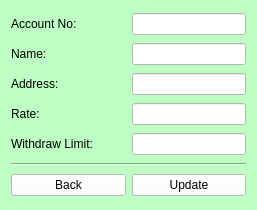
<?xml version="1.0" encoding="UTF-8"?>
<ui version="4.0">
 <class>ratelimit</class>
 <widget class="QWidget" name="ratelimit">
  <property name="geometry">
   <rect>
    <x>0</x>
    <y>0</y>
    <width>257</width>
    <height>210</height>
   </rect>
  </property>
  <property name="windowTitle">
   <string>Rate/Limit</string>
  </property>
  <property name="windowIcon">
   <iconset resource="resource.qrc">
    <normaloff>:/new/Resource/Login.png</normaloff>:/new/Resource/Login.png</iconset>
  </property>
  <property name="styleSheet">
   <string notr="true">background-color: rgb(190, 255, 195);</string>
  </property>
  <layout class="QVBoxLayout" name="verticalLayout">
   <item>
    <layout class="QHBoxLayout" name="horizontalLayout">
     <item>
      <widget class="QLabel" name="label">
       <property name="sizePolicy">
        <sizepolicy hsizetype="MinimumExpanding" vsizetype="Preferred">
         <horstretch>0</horstretch>
         <verstretch>0</verstretch>
        </sizepolicy>
       </property>
       <property name="text">
        <string>Account No:</string>
       </property>
      </widget>
     </item>
     <item>
      <widget class="QLineEdit" name="rate_acc_no">
       <property name="styleSheet">
        <string notr="true">background-color: rgb(255, 255, 255);</string>
       </property>
      </widget>
     </item>
    </layout>
   </item>
   <item>
    <layout class="QHBoxLayout" name="horizontalLayout_2">
     <item>
      <widget class="QLabel" name="label_2">
       <property name="sizePolicy">
        <sizepolicy hsizetype="MinimumExpanding" vsizetype="Preferred">
         <horstretch>0</horstretch>
         <verstretch>0</verstretch>
        </sizepolicy>
       </property>
       <property name="text">
        <string>Name:</string>
       </property>
      </widget>
     </item>
     <item>
      <widget class="QLineEdit" name="rate_name">
       <property name="styleSheet">
        <string notr="true">background-color: rgb(255, 255, 255);</string>
       </property>
      </widget>
     </item>
    </layout>
   </item>
   <item>
    <layout class="QHBoxLayout" name="horizontalLayout_3">
     <item>
      <widget class="QLabel" name="label_3">
       <property name="sizePolicy">
        <sizepolicy hsizetype="MinimumExpanding" vsizetype="Preferred">
         <horstretch>0</horstretch>
         <verstretch>0</verstretch>
        </sizepolicy>
       </property>
       <property name="text">
        <string>Address:</string>
       </property>
      </widget>
     </item>
     <item>
      <widget class="QLineEdit" name="rate_address">
       <property name="styleSheet">
        <string notr="true">background-color: rgb(255, 255, 255);</string>
       </property>
      </widget>
     </item>
    </layout>
   </item>
   <item>
    <layout class="QHBoxLayout" name="horizontalLayout_4">
     <item>
      <widget class="QLabel" name="label_4">
       <property name="sizePolicy">
        <sizepolicy hsizetype="MinimumExpanding" vsizetype="Preferred">
         <horstretch>0</horstretch>
         <verstretch>0</verstretch>
        </sizepolicy>
       </property>
       <property name="text">
        <string>Rate:</string>
       </property>
      </widget>
     </item>
     <item>
      <widget class="QLineEdit" name="rate_rate">
       <property name="styleSheet">
        <string notr="true">background-color: rgb(255, 255, 255);</string>
       </property>
      </widget>
     </item>
    </layout>
   </item>
   <item>
    <layout class="QHBoxLayout" name="horizontalLayout_5">
     <item>
      <widget class="QLabel" name="label_5">
       <property name="sizePolicy">
        <sizepolicy hsizetype="MinimumExpanding" vsizetype="Preferred">
         <horstretch>0</horstretch>
         <verstretch>0</verstretch>
        </sizepolicy>
       </property>
       <property name="text">
        <string>Withdraw Limit:</string>
       </property>
      </widget>
     </item>
     <item>
      <widget class="QLineEdit" name="rate_limit">
       <property name="styleSheet">
        <string notr="true">background-color: rgb(255, 255, 255);</string>
       </property>
      </widget>
     </item>
    </layout>
   </item>
   <item>
    <widget class="Line" name="line">
     <property name="orientation">
      <enum>Qt::Horizontal</enum>
     </property>
    </widget>
   </item>
   <item>
    <layout class="QHBoxLayout" name="horizontalLayout_6">
     <item>
      <widget class="QPushButton" name="rate_back">
       <property name="styleSheet">
        <string notr="true">background-color: rgb(255, 255, 255);</string>
       </property>
       <property name="text">
        <string>Back</string>
       </property>
      </widget>
     </item>
     <item>
      <widget class="QPushButton" name="rate_push">
       <property name="styleSheet">
        <string notr="true">background-color: rgb(255, 255, 255);</string>
       </property>
       <property name="text">
        <string>Update</string>
       </property>
      </widget>
     </item>
    </layout>
   </item>
  </layout>
 </widget>
 <resources>
  <include location="resource.qrc"/>
 </resources>
 <connections/>
</ui>
